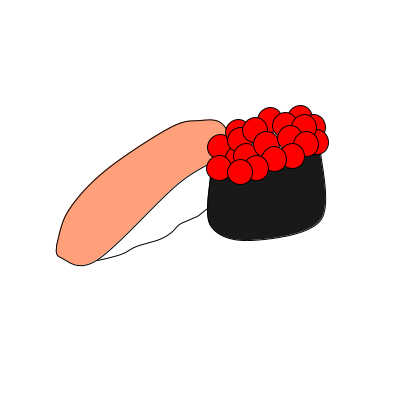
Frame 1 (no input)
Frame 60 (the mouse pressed at the canvas centre just before this capture): identical to frame 1, image omitted
Frame 120 (the mouse held since frame 60 and released just before this capture): identical to frame 1, image omitted

The Processing sketch that drew this single still picture (run headless with seeded random() and noise(); from frame 60 on, the mouse is pressed at the canvas centre):

// Processing sketch: Sushi
// ── Sushi.pde
// Drawing of Sushi

void setup() {
  size(400, 400);
  smooth();
}

void draw() {
  background(255);

  // rice
  fill(255);
  beginShape();
  curveVertex(97, 260);
  curveVertex(97, 260);
  curveVertex(110, 257);
  curveVertex(123, 253);
  curveVertex(136, 246);
  curveVertex(159, 239);
  curveVertex(171, 232);
  curveVertex(179, 224);
  curveVertex(192, 218);
  curveVertex(202, 212);
  curveVertex(230, 185);
  curveVertex(230, 140);
  curveVertex(230, 140);
  endShape();
  // fish
  fill(255, 160, 122);
  beginShape();
  curveVertex(56, 245);
  curveVertex(56, 245);
  curveVertex(68, 210);
  curveVertex(105, 170);
  curveVertex(170, 127);
  curveVertex(200, 120);
  curveVertex(220, 122);
  curveVertex(230, 140);
  curveVertex(221, 156);
  curveVertex(177, 184);
  curveVertex(96, 260);
  curveVertex(60, 257);
  curveVertex(56, 245);
  curveVertex(56, 245);
  endShape(CLOSE);

  // maki
  fill(25);
  beginShape();
  curveVertex(210, 175);
  curveVertex(210, 175);
  curveVertex(210, 225);
  curveVertex(250, 240);
  curveVertex(320, 220);
  curveVertex(320, 150);
  curveVertex(320, 150);
  endShape();

  strokeWeight(1);
  stroke(0);
  fill(255, 0, 0);
  ellipse(220, 147, 25, 25);
  ellipse(238, 132, 25, 25);
  ellipse(270, 120, 25, 25);
  ellipse(300, 118, 25, 25);
  ellipse(313, 127, 25, 25);
  ellipse(316, 142, 25, 25);

  ellipse(238, 158, 25, 25);
  ellipse(240, 140, 25, 25);
  ellipse(255, 130, 25, 25);
  ellipse(285, 125, 25, 25);
  ellipse(304, 127, 25, 25);

  ellipse(219, 168, 25, 25);
  ellipse(246, 156, 25, 25);
  ellipse(266, 144, 26, 26);
  ellipse(290, 138, 25, 25);
  ellipse(306, 144, 25, 25);

  ellipse(292, 156, 25, 25);
  ellipse(274, 159, 25, 25);
  ellipse(256, 168, 25, 25);
  ellipse(240, 172, 25, 25);
}
